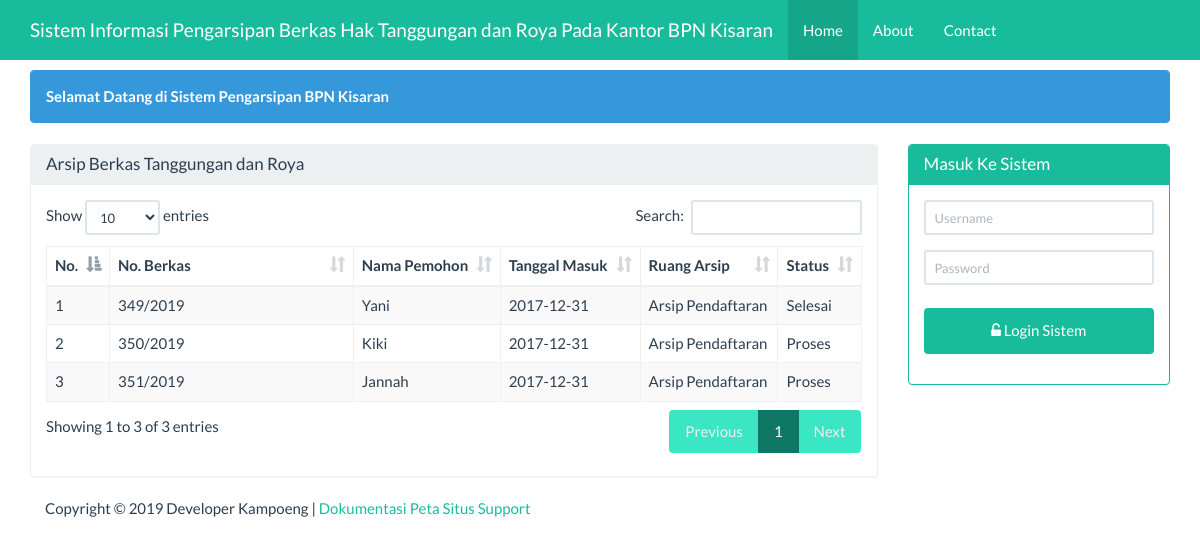
The page / on the database its author committed.
### tables this page shows
CREATE TABLE `arsip` (
  `id` int(5) NOT NULL,
  `ruang_arsip` varchar(25) NOT NULL,
  `no_rak` int(5) NOT NULL,
  `no_laci` int(5) NOT NULL,
  `no_boks` int(5) NOT NULL,
  `para_pihak` varchar(100) NOT NULL,
  `no_perkara` varchar(50) NOT NULL,
  `tgl_masuk` date NOT NULL,
  `penerima` varchar(50) NOT NULL,
  `pemberi` varchar(50) NOT NULL,
  `status` varchar(25) NOT NULL,
  `keterangan` varchar(100) NOT NULL
);

### beranda.php (the view, shortened to what this page needs)
<div class="container">
    <div class="row">
        <div class ="col-xs-12">
            <div class="alert alert-info">
                <strong>Selamat Datang di Sistem Pengarsipan BPN Kisaran</strong>
            </div>
        </div>
    </div>
    <div class="row">
        <div class="col-sm-9 col-xs-12">
            <div class="panel panel-default">
                <div class="panel-heading">
                    <h3 class="panel-title">Arsip Berkas Tanggungan dan Roya</h3>
                </div>
                <div class="panel-body">
                     <table id="dtskripsi" class="table table-bordered table-striped table-hover">
                        <thead>
                            <tr>
                                <th>No.</th><th width="30%">No. Berkas</th><th>Nama Pemohon</th><th>Tanggal Masuk</th><th>Ruang Arsip</th><th>Status</th>
                            </tr>
                        </thead>
                        <tbody>
                            <?php
                            $sql = "SELECT * FROM arsip";
                            $query = mysqli_query($koneksi, $sql) or die("SQL Anda Salah");
                            $nomor = 0;
                            while ($data = mysqli_fetch_array($query)) {
                                $nomor++;
                                ?>
                                <tr>
                                    <td><?= $nomor ?></td>
                                    <td><?= $data['no_perkara'] ?></td>
                                    <td><?= $data['para_pihak'] ?></td>
                                    <td><?= $data['tgl_masuk'] ?></td>
                                    <td><?= $data['ruang_arsip'] ?></td>
                                    <td><?= $data['status'] ?></td>
                                </tr>
                            <?php } ?>
                        </tbody>
                    </table>
                </div>
            </div>
        </div>
        <div class="col-sm-3 col-xs-12">
            <?php if (isset($_SESSION['username'])) { ?>
            <div class="alert alert-info">
                <strong>Welcome <?=$_SESSION['nama']?></strong>
            </div>
            <?php
           } else { ?>
            <div class="panel panel-success">
                <div class="panel-heading">
                    <h3 class="panel-title">Masuk Ke Sistem</h3>
                </div>
                <div class="panel-body">
                    <form class="form-horizontal" action="proses_login.php" method="post">
                        <div class="form-group">
                            <div class="col-sm-12">
                                <input type="text" name="user" class="form-control input-sm"
                                   placeholder="Username" required="" autocomplete="off"/>
                            </div>
                        </div>
                        <div class="form-group">
                            <div class="col-sm-12">
                                <input type="password" name="pwd" class="form-control input-sm"
                                   placeholder="Password" required="" autocomplete="off"/>
                            </div>
                        </div>
                        <div class="form-group">
                            <div class="col-sm-12">
                                <button type="submit" name="login" value="login"
                                        class="btn btn-success btn-block"><span class="fa fa-unlock-alt"></span>
                                    Login Sistem
                                </button>
                            </div>
                    </form>
                </div>
            </div>
        </div>
            <?php } ?>
    </div>
</div>

### index.php (shortened to what this page needs)
<!DOCTYPE html>
<html>
    <head>
        <link href="Assets/css/bootstrap.min.css" rel="stylesheet" type="text/css"/>
        <link href="Assets/css/dataTables.bootstrap.min.css" rel="stylesheet" type="text/css"/>
        <link href="Assets/font-awesome-4.5.0/css/font-awesome.min.css" rel="stylesheet" type="text/css"/>
    </head>
    <body>
        <?php
        require 'menu.php';
        ?>
        <?php
        require 'content.php';
        ?>
        <?php
        require 'footer.php';
        ?>
    </body>
    </html>

### menu.php (shortened to what this page needs)
<nav class="navbar navbar-inverse navbar-fixed-top">
    <div class="container">
        <div class="navbar-header">
            <a class="navbar-brand" href="?page=utama">Sistem Informasi Pengarsipan Berkas Hak Tanggungan dan Roya Pada Kantor BPN Kisaran</a>
        </div>
        <div id="navbar" class="navbar-collapse collapse">
            <ul class="nav navbar-nav">
                <li class="active"><a href="#">Home</a></li>
                <li><a href="?page=about&actions=tampil">About</a></li>
                <li><a href="?page=kontak&actions=tampil">Contact</a></li>
            </ul>
        </div>
    </div>
</nav>

### content.php (shortened to what this page needs)
<?php
@$page=$_GET['page'];
if(empty ($page)){
    require 'beranda.php';
}

### footer.php
<div class="container">
    <div class="row">
        <div class="col-xs-12">
            Copyright &COPY; <?= date('Y')?> Developer Kampoeng |
            <a href="#">Dokumentasi</a>
            <a href="#">Peta Situs</a>
            <a href="#">Support</a>
        </div>
    </div>
</div>

### index.php (style rules this page uses)
body { margin-top:70px; }
button { background-color: #4CAF50; color: white; padding: 14px 20px; margin: 8px 0; border: none; cursor: pointer; width: 100%; }

### rows shown on the page
arsip: no_perkara "349/2019", para_pihak "Yani", tgl_masuk "2017-12-31", ruang_arsip "Arsip Pendaftaran", status "Selesai"
arsip: no_perkara "350/2019", para_pihak "Kiki", tgl_masuk "2017-12-31", ruang_arsip "Arsip Pendaftaran", status "Proses"
arsip: no_perkara "351/2019", para_pihak "Jannah", tgl_masuk "2017-12-31", ruang_arsip "Arsip Pendaftaran", status "Proses"
